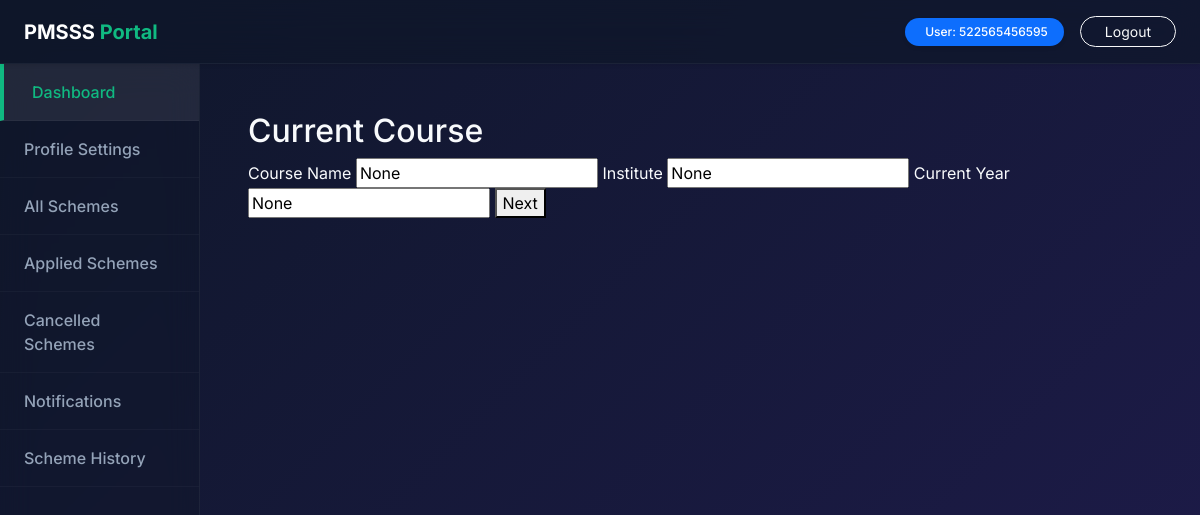
Page /student/profile/course/ (signed in) on the earlier database version.
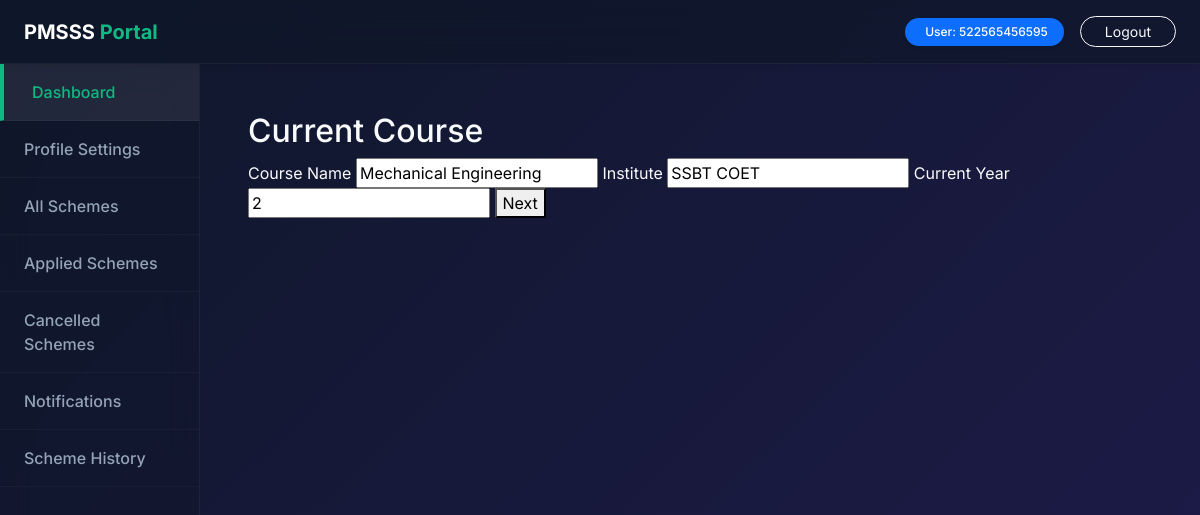
Same page on the later database version.
### accounts/models.py (models this page shows)
class StudentProfile(models.Model):
    student = models.OneToOneField(User, on_delete=models.CASCADE)
    full_name = models.CharField(max_length=100)
    dob = models.DateField(null=True)
    gender = models.CharField(max_length=10, null=True)
    mobile = models.CharField(max_length=10, null=True)
    email = models.EmailField(null=True)
    address = models.TextField(null=True)
    district = models.CharField(max_length=50, null=True)
    state = models.CharField(max_length=50, null=True)
    pincode = models.CharField(max_length=6, null=True)
    caste = models.CharField(max_length=30, null=True)
    income = models.IntegerField(null=True)
    course = models.CharField(max_length=50, null=True)
    institute = models.CharField(max_length=100, null=True)
    year = models.IntegerField(null=True)
    last_qualification = models.CharField(max_length=100, null=True)
    hostel = models.BooleanField(default=False)

### accounts/views.py (the view)
# urls.py: path("student/profile/course/", views.profile_course, name="profile_course"),
@login_required
def profile_course(request):
    profile = StudentProfile.objects.get(student=request.user)
    if request.method == "POST":
        profile.course = request.POST.get("course")
        profile.institute = request.POST.get("institute")
        profile.year = request.POST.get("year")
        profile.save()
        return redirect("profile_qualification")
    return render(request, "profile/course.html", {"profile": profile})

### templates/profile/course.html (shortened to what this page needs)
{% extends "layout/base.html" %}
{% block content %}
<h2>Current Course</h2>
<form method="post">
<label>Course Name</label>
<input name="course" value="{{profile.course}}" required>
<label>Institute</label>
<input name="institute" value="{{profile.institute}}" required>
<label>Current Year</label>
<input name="year" value="{{profile.year}}" required>
<button>Next</button>
</form>
{% endblock %}

Differences in the rows shown:
changed StudentProfile: course "None" → "Mechanical Engineering"; institute "None" → "SSBT COET"; year "None" → "2"
